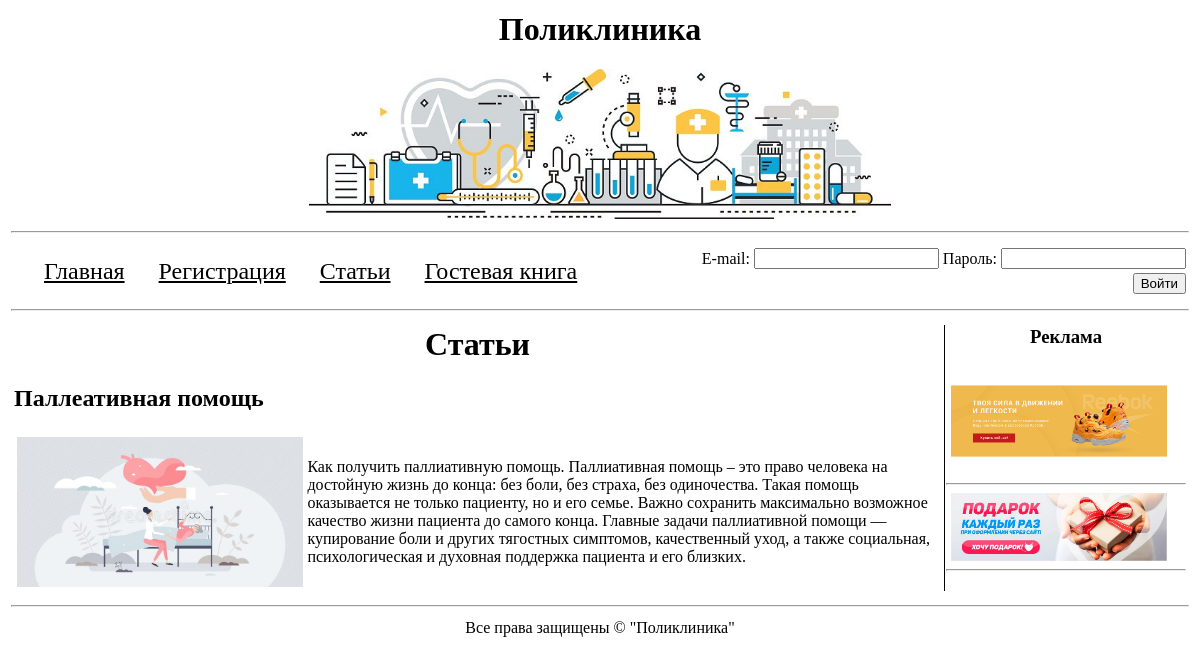
The app's page /articles.php?id=1 with its own data.
### tables this page shows
CREATE TABLE IF NOT EXISTS `articles` (
  `id` int(11) unsigned NOT NULL AUTO_INCREMENT,
  `title` varchar(255) NOT NULL,
  `intro_text` text NOT NULL,
  `full_text` text NOT NULL,
  PRIMARY KEY (`id`)
);

CREATE TABLE IF NOT EXISTS `banners` (
  `id` int(11) unsigned NOT NULL AUTO_INCREMENT,
  `code` text NOT NULL,
  PRIMARY KEY (`id`)
);

### lib/functions.php (called while the page is built, shortened)
<?php
 $mysqli=false;
 function resultSetToArray($result_set){
  $array = array();
  while(($row = $result_set -> fetch_assoc()) != false)
   $array[] = $row;
  return $array;
 }
 function getArticle($id){
  global $mysqli;
  $result_set = $mysqli -> query("SELECT * FROM `articles` WHERE `id`='$id'");
  return $result_set -> fetch_assoc();
 }
 function getAllBanners(){
  global $mysqli;
  $result_set = $mysqli -> query("SELECT * FROM `banners`");
  return resultSetToArray($result_set);
 }
?>

### blocks/full_article.php (the view, shortened to what this page needs)
<div class="article">
 <table>
  <tr></td><h2><?php echo $title; ?><h2></td></tr>
  <tr>
   <td><p class="articles_img">
    <img src="images/article_<?php echo $id; ?>.jpg" alt="<?php echo $title; ?>">
   </p></td>
   <td><?php echo $full_text; ?></td></tr>
 </table>

### blocks/banners.php
<h3 align="center">Реклама</h3>
<?php
 $banners = getAllBanners();
 for($i=0; $i<count($banners); $i++){
  $code = $banners[$i]["code"];
  include "banner.php";
 }
?>

### blocks/banner.php
<div class="banner"><?php echo $code; ?></div>
<hr>

### styles/main.css (style rules this page uses)
.banner img { padding-left: 5px; width: 90% }
.articles_img img { height: 150px; }

### records on screen
articles: title "Паллеативная помощь", full_text "Как получить паллиативную помощь. Паллиативная помощь – это право человека на достойную жизнь до конца: без боли, без страха, без одиночества. Такая помощь оказывается не только пациенту, но и его семье. Важно сохранить максимально возможное качество жизни пациента до самого конца. Главные задачи паллиативной помощи — купирование боли и других тягостных симптомов, качественный уход, а также социальная, психологическая и духовная поддержка пациента и его близких."
banners: code (picture)
banners: code (picture)
